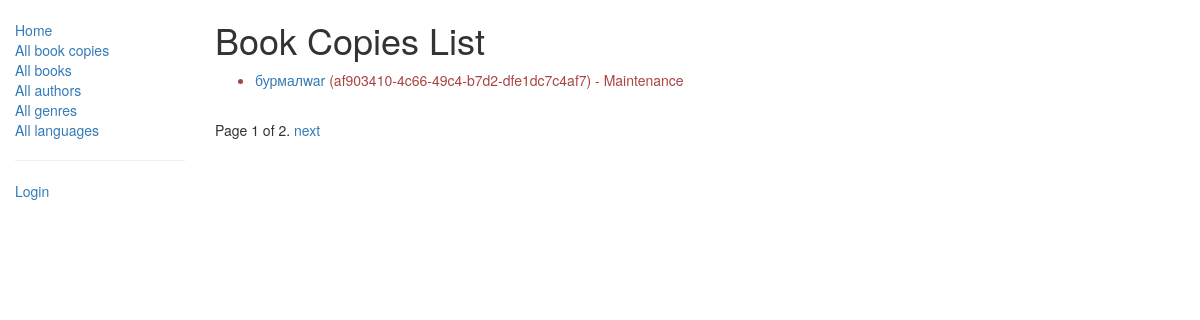
The app's page /catalog/bookinstances/, older data.
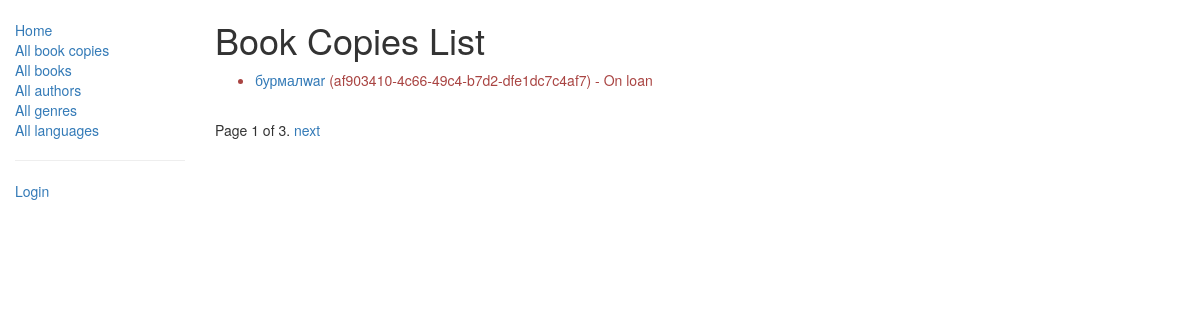
The same page, newer data.
### catalog/models.py (models this page shows, shortened)
class BookInstance(models.Model):
    borrower = models.ForeignKey(settings.AUTH_USER_MODEL, on_delete=models.SET_NULL, null=True, blank=True)
    @property
    def is_overdue(self):
        return bool(self.due_back and date.today() > self.due_back)
    """
    Model representing a specific copy of a book (i.e. that can be borrowed from the library).
    """
    id = models.UUIDField(primary_key=True, default=uuid.uuid4, help_text="Unique ID for this particular book across whole library")
    book = models.ForeignKey('Book', on_delete=models.SET_NULL, null=True)
    imprint = models.CharField(max_length=200)
    due_back = models.DateField(null=True, blank=True)
    LOAN_STATUS = (
        ('m', 'Maintenance'),
        ('o', 'On loan'),
        ('a', 'Available'),
        ('r', 'Reserved'),
    )
    status = models.CharField(max_length=1, choices=LOAN_STATUS, blank=True, default='m', help_text='Book availability')
    class Meta:
        ordering = ["due_back"]
        permissions = (("can_mark_returned", "Set book as returned"),)
        permissions = (('can_mark_returned', 'Can mark returned'),)

class Book(models.Model):
    language = models.ForeignKey('Language', on_delete=models.SET_NULL, null=True)
    title = models.CharField(max_length=200)
    author = models.ForeignKey('Author', on_delete=models.SET_NULL, null=True)
    summary = models.TextField(max_length=1000, help_text="Enter a brief description of the book")
    isbn = models.CharField('ISBN',max_length=13, help_text='13 Character <a href="https://www.isbn-international.org/content/what-isbn">ISBN number</a>')
    genre = models.ManyToManyField(Genre, help_text="Select a genre for this book")
    def get_absolute_url(self):
        return reverse('book-detail', args=[str(self.id)])
    def display_genre(self):
        """
        Creates a string for the Genre. This is required to display genre in Admin.
        """
        return ', '.join([genre.name for genre in self.genre.all()[:3]])
    display_genre.short_description = 'Genre'

### catalog/views.py (the view)
# urls.py: path('bookinstances/', views.BookInstanceListView.as_view(), name='bookinstances'),
class BookInstanceListView(generic.ListView):
    model = BookInstance
    paginate_by = 1

### catalog/templates/catalog/bookinstance_list.html
{% extends "base_generic.html" %}
{% block content %}
  <h1>Book Copies List</h1>
  {% if bookinstance_list %}
  <ul>
    {% for inst in bookinstance_list %}
      <li class="{% if inst.is_overdue %}text-danger{% endif %}">
        <a href="{{ inst.book.get_absolute_url }}">{{ inst.book.title }}</a>
        ({{ inst.id }}) - {{ inst.get_status_display }}
      </li>
    {% endfor %}
  </ul>
  {% else %}<p>There are no book copies.</p>{% endif %}
{% endblock %}

Row changes from the older to the newer data that the page shows:
changed BookInstance "af903410-4c66-49c4-b7d2-dfe1dc7c4af7": status "Maintenance" → "On loan"
Text that changed along with them:
{{ page_obj.paginator.num_pages }}: "2" → "3"
